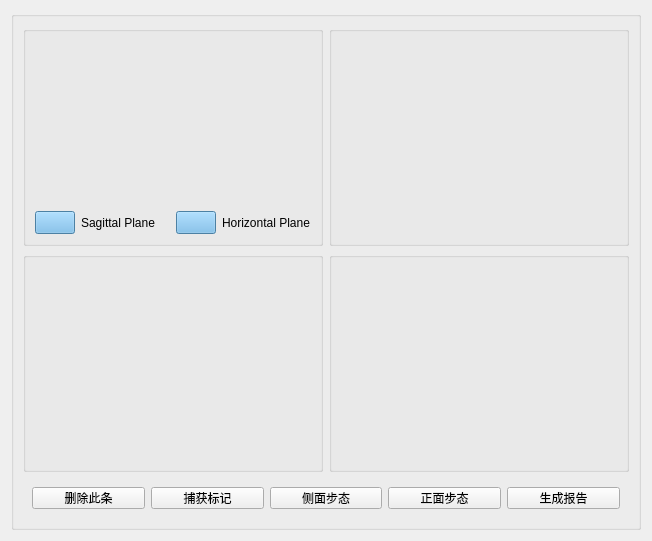
<?xml version="1.0" encoding="UTF-8"?>
<ui version="4.0">
 <class>Analysis</class>
 <widget class="QWidget" name="Analysis">
  <property name="geometry">
   <rect>
    <x>0</x>
    <y>0</y>
    <width>644</width>
    <height>530</height>
   </rect>
  </property>
  <property name="sizePolicy">
   <sizepolicy hsizetype="Expanding" vsizetype="Expanding">
    <horstretch>0</horstretch>
    <verstretch>0</verstretch>
   </sizepolicy>
  </property>
  <property name="windowTitle">
   <string>Form</string>
  </property>
  <layout class="QGridLayout" name="gridLayout_3">
   <item row="0" column="0">
    <widget class="QGroupBox" name="groupBox">
     <property name="sizePolicy">
      <sizepolicy hsizetype="Expanding" vsizetype="Expanding">
       <horstretch>0</horstretch>
       <verstretch>0</verstretch>
      </sizepolicy>
     </property>
     <property name="title">
      <string/>
     </property>
     <layout class="QGridLayout" name="gridLayout_2">
      <item row="0" column="1">
       <widget class="QGroupBox" name="groupBoxChart">
        <property name="sizePolicy">
         <sizepolicy hsizetype="MinimumExpanding" vsizetype="MinimumExpanding">
          <horstretch>1</horstretch>
          <verstretch>1</verstretch>
         </sizepolicy>
        </property>
        <property name="minimumSize">
         <size>
          <width>300</width>
          <height>220</height>
         </size>
        </property>
        <property name="title">
         <string/>
        </property>
        <layout class="QGridLayout" name="gridLayout_5">
         <item row="0" column="0">
          <widget class="QWidget" name="saggwidget" native="true">
           <property name="sizePolicy">
            <sizepolicy hsizetype="Expanding" vsizetype="Expanding">
             <horstretch>0</horstretch>
             <verstretch>0</verstretch>
            </sizepolicy>
           </property>
           <property name="minimumSize">
            <size>
             <width>0</width>
             <height>0</height>
            </size>
           </property>
           <property name="styleSheet">
            <string notr="true"/>
           </property>
          </widget>
         </item>
         <item row="0" column="1">
          <widget class="QWidget" name="fornwidget" native="true">
           <property name="sizePolicy">
            <sizepolicy hsizetype="Expanding" vsizetype="Expanding">
             <horstretch>0</horstretch>
             <verstretch>0</verstretch>
            </sizepolicy>
           </property>
           <property name="minimumSize">
            <size>
             <width>0</width>
             <height>0</height>
            </size>
           </property>
           <property name="styleSheet">
            <string notr="true"/>
           </property>
          </widget>
         </item>
        </layout>
       </widget>
      </item>
      <item row="1" column="0">
       <widget class="QGroupBox" name="groupsagBoxchart">
        <property name="sizePolicy">
         <sizepolicy hsizetype="MinimumExpanding" vsizetype="MinimumExpanding">
          <horstretch>1</horstretch>
          <verstretch>1</verstretch>
         </sizepolicy>
        </property>
        <property name="minimumSize">
         <size>
          <width>300</width>
          <height>220</height>
         </size>
        </property>
        <property name="title">
         <string/>
        </property>
        <layout class="QGridLayout" name="gridLayout_7"/>
       </widget>
      </item>
      <item row="1" column="1">
       <widget class="QGroupBox" name="groupBoxFronChart">
        <property name="sizePolicy">
         <sizepolicy hsizetype="MinimumExpanding" vsizetype="MinimumExpanding">
          <horstretch>1</horstretch>
          <verstretch>1</verstretch>
         </sizepolicy>
        </property>
        <property name="minimumSize">
         <size>
          <width>300</width>
          <height>220</height>
         </size>
        </property>
        <property name="title">
         <string/>
        </property>
       </widget>
      </item>
      <item row="2" column="0" colspan="2">
       <widget class="QWidget" name="widget" native="true">
        <property name="sizePolicy">
         <sizepolicy hsizetype="Preferred" vsizetype="MinimumExpanding">
          <horstretch>0</horstretch>
          <verstretch>0</verstretch>
         </sizepolicy>
        </property>
        <property name="minimumSize">
         <size>
          <width>600</width>
          <height>40</height>
         </size>
        </property>
        <layout class="QGridLayout" name="gridLayout">
         <item row="0" column="0">
          <widget class="QPushButton" name="deletebutton">
           <property name="sizePolicy">
            <sizepolicy hsizetype="Minimum" vsizetype="Preferred">
             <horstretch>0</horstretch>
             <verstretch>0</verstretch>
            </sizepolicy>
           </property>
           <property name="minimumSize">
            <size>
             <width>0</width>
             <height>0</height>
            </size>
           </property>
           <property name="styleSheet">
            <string notr="true"/>
           </property>
           <property name="text">
            <string>删除此条</string>
           </property>
          </widget>
         </item>
         <item row="0" column="1">
          <widget class="QPushButton" name="getbutton">
           <property name="text">
            <string>捕获标记</string>
           </property>
          </widget>
         </item>
         <item row="0" column="2">
          <widget class="QPushButton" name="sagbutton">
           <property name="text">
            <string>侧面步态</string>
           </property>
          </widget>
         </item>
         <item row="0" column="3">
          <widget class="QPushButton" name="fornButton">
           <property name="text">
            <string>正面步态</string>
           </property>
          </widget>
         </item>
         <item row="0" column="4">
          <widget class="QPushButton" name="getreportbutton">
           <property name="text">
            <string>生成报告</string>
           </property>
          </widget>
         </item>
        </layout>
       </widget>
      </item>
      <item row="0" column="0">
       <widget class="QGroupBox" name="groupBox_2">
        <property name="sizePolicy">
         <sizepolicy hsizetype="MinimumExpanding" vsizetype="MinimumExpanding">
          <horstretch>0</horstretch>
          <verstretch>0</verstretch>
         </sizepolicy>
        </property>
        <property name="minimumSize">
         <size>
          <width>300</width>
          <height>220</height>
         </size>
        </property>
        <property name="title">
         <string/>
        </property>
        <layout class="QGridLayout" name="gridLayout_4">
         <item row="0" column="0" colspan="2">
          <widget class="QStackedWidget" name="sagStackedWidget">
           <property name="sizePolicy">
            <sizepolicy hsizetype="MinimumExpanding" vsizetype="MinimumExpanding">
             <horstretch>0</horstretch>
             <verstretch>0</verstretch>
            </sizepolicy>
           </property>
           <property name="minimumSize">
            <size>
             <width>0</width>
             <height>0</height>
            </size>
           </property>
           <property name="currentIndex">
            <number>1</number>
           </property>
           <widget class="QWidget" name="page"/>
           <widget class="QWidget" name="page_2"/>
          </widget>
         </item>
         <item row="0" column="2" colspan="2">
          <widget class="QStackedWidget" name="fronStackedWidget">
           <property name="sizePolicy">
            <sizepolicy hsizetype="MinimumExpanding" vsizetype="MinimumExpanding">
             <horstretch>0</horstretch>
             <verstretch>0</verstretch>
            </sizepolicy>
           </property>
           <widget class="QWidget" name="page_3"/>
           <widget class="QWidget" name="page_4"/>
          </widget>
         </item>
         <item row="1" column="0">
          <widget class="QPushButton" name="sagFileButton">
           <property name="sizePolicy">
            <sizepolicy hsizetype="Fixed" vsizetype="Fixed">
             <horstretch>0</horstretch>
             <verstretch>0</verstretch>
            </sizepolicy>
           </property>
           <property name="minimumSize">
            <size>
             <width>34</width>
             <height>23</height>
            </size>
           </property>
           <property name="styleSheet">
            <string notr="true">background-color: rgb(107, 180, 230);
background-image: url(:/image/openfile.png);</string>
           </property>
           <property name="text">
            <string/>
           </property>
          </widget>
         </item>
         <item row="1" column="1">
          <widget class="QLabel" name="sagittallabel">
           <property name="text">
            <string>Sagittal Plane</string>
           </property>
          </widget>
         </item>
         <item row="1" column="2">
          <widget class="QPushButton" name="fronFileButton">
           <property name="sizePolicy">
            <sizepolicy hsizetype="Fixed" vsizetype="Fixed">
             <horstretch>0</horstretch>
             <verstretch>0</verstretch>
            </sizepolicy>
           </property>
           <property name="minimumSize">
            <size>
             <width>34</width>
             <height>23</height>
            </size>
           </property>
           <property name="styleSheet">
            <string notr="true">background-image: url(:/image/openfile.png);
background-color: rgb(107, 180, 230);</string>
           </property>
           <property name="text">
            <string/>
           </property>
          </widget>
         </item>
         <item row="1" column="3">
          <widget class="QLabel" name="horizontallabel">
           <property name="text">
            <string>Horizontal Plane</string>
           </property>
          </widget>
         </item>
        </layout>
       </widget>
      </item>
     </layout>
    </widget>
   </item>
  </layout>
 </widget>
 <resources/>
 <connections/>
</ui>
